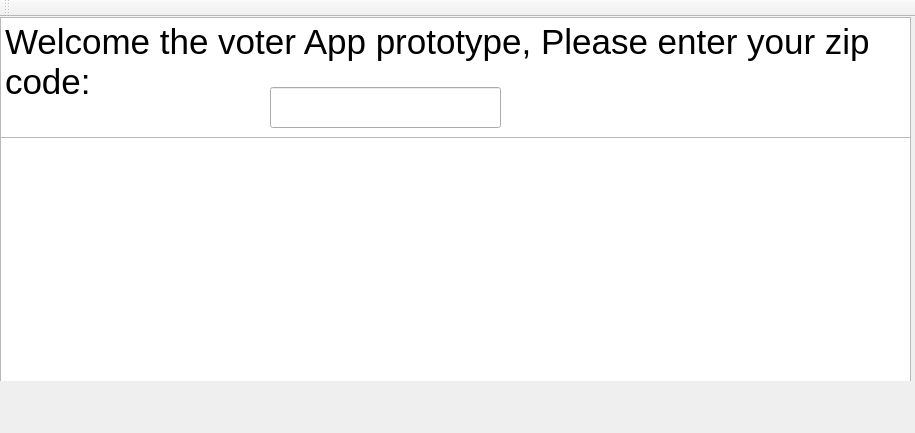
<?xml version="1.0" encoding="UTF-8"?>
<ui version="4.0">
 <class>voterAppGUI</class>
 <widget class="QMainWindow" name="voterAppGUI">
  <property name="geometry">
   <rect>
    <x>0</x>
    <y>0</y>
    <width>915</width>
    <height>433</height>
   </rect>
  </property>
  <property name="maximumSize">
   <size>
    <width>915</width>
    <height>433</height>
   </size>
  </property>
  <property name="windowTitle">
   <string>voterAppGUI</string>
  </property>
  <widget class="QWidget" name="centralWidget">
   <property name="minimumSize">
    <size>
     <width>915</width>
     <height>364</height>
    </size>
   </property>
   <property name="maximumSize">
    <size>
     <width>915</width>
     <height>364</height>
    </size>
   </property>
   <widget class="QTextBrowser" name="displayBox">
    <property name="geometry">
     <rect>
      <x>0</x>
      <y>120</y>
      <width>911</width>
      <height>251</height>
     </rect>
    </property>
    <property name="font">
     <font>
      <pointsize>12</pointsize>
     </font>
    </property>
   </widget>
   <widget class="QTextBrowser" name="textBrowser_2">
    <property name="geometry">
     <rect>
      <x>0</x>
      <y>0</y>
      <width>911</width>
      <height>121</height>
     </rect>
    </property>
    <property name="html">
     <string>&lt;!DOCTYPE HTML PUBLIC &quot;-//W3C//DTD HTML 4.0//EN&quot; &quot;http://www.w3.org/TR/REC-html40/strict.dtd&quot;&gt;
&lt;html&gt;&lt;head&gt;&lt;meta name=&quot;qrichtext&quot; content=&quot;1&quot; /&gt;&lt;style type=&quot;text/css&quot;&gt;
p, li { white-space: pre-wrap; }
&lt;/style&gt;&lt;/head&gt;&lt;body style=&quot; font-family:'MS Shell Dlg 2'; font-size:7.8pt; font-weight:400; font-style:normal;&quot;&gt;
&lt;p style=&quot; margin-top:0px; margin-bottom:0px; margin-left:0px; margin-right:0px; -qt-block-indent:0; text-indent:0px;&quot;&gt;&lt;span style=&quot; font-size:26pt;&quot;&gt;Welcome the voter App prototype, Please enter your zip code:&lt;/span&gt;&lt;/p&gt;&lt;/body&gt;&lt;/html&gt;</string>
    </property>
   </widget>
   <widget class="QLineEdit" name="lineEdit">
    <property name="geometry">
     <rect>
      <x>270</x>
      <y>70</y>
      <width>231</width>
      <height>41</height>
     </rect>
    </property>
    <property name="font">
     <font>
      <pointsize>22</pointsize>
     </font>
    </property>
   </widget>
  </widget>
  <widget class="QMenuBar" name="menuBar">
   <property name="geometry">
    <rect>
     <x>0</x>
     <y>0</y>
     <width>915</width>
     <height>25</height>
    </rect>
   </property>
  </widget>
  <widget class="QToolBar" name="mainToolBar">
   <attribute name="toolBarArea">
    <enum>TopToolBarArea</enum>
   </attribute>
   <attribute name="toolBarBreak">
    <bool>false</bool>
   </attribute>
  </widget>
 </widget>
 <layoutdefault spacing="6" margin="11"/>
 <resources/>
 <connections>
  <connection>
   <sender>lineEdit</sender>
   <signal>returnPressed()</signal>
   <receiver>displayBox</receiver>
   <slot>reload()</slot>
   <hints>
    <hint type="sourcelabel">
     <x>410</x>
     <y>140</y>
    </hint>
    <hint type="destinationlabel">
     <x>397</x>
     <y>241</y>
    </hint>
   </hints>
  </connection>
 </connections>
</ui>
